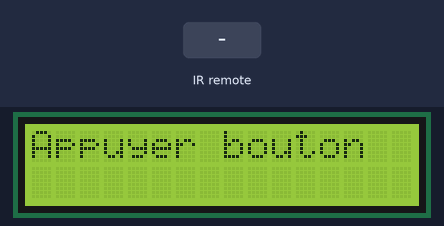
Simulated run of this sketch. Board: Arduino Uno, built with avr-gcc and run on an emulated ATmega328P. Shown: 16×2 character LCD. Inputs (shaded band) come from the test bench. What the sketch prints to the serial monitor is not drawn.

Above: at 1.2 s.
1.3 s: infrared code 0xC received
At 1.6 s:
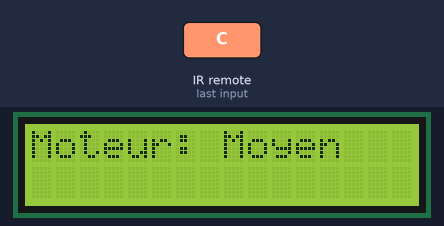
2.8 s: infrared code 0x18 received
At 4.0 s:
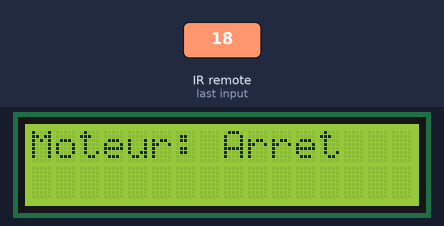
4.3 s: infrared code 0x5E received
At 5.1 s:
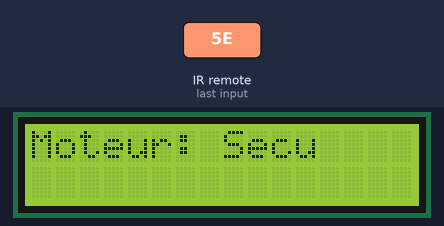
Timing chart, 0 to 7.3 s (numbered marks = the images above; inputs shaded):
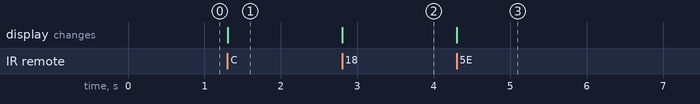

Measured:
- after the input at 1.3 s, the display: changes at once (image 1)
- after the input at 2.8 s, the display: changes at once (image 2)
- after the input at 4.3 s, the display: changes at once (image 3)

The sketch:

Ventilo.ino
```cpp
#include <IRremote.hpp> // Bibliothèque pour le récepteur infrarouge
#include <LiquidCrystal.h> // Bibliothèque pour l'écran LCD

#define IR_RECEIVE_PIN 3  // Broche pour le récepteur infrarouge
#define MOTOR_PIN 1       // Broche pour contrôler le moteur (PWM ou digital selon le type)

LiquidCrystal lcd(7, 8, 9, 10, 11, 12); // Initialisation de l'écran LCD
unsigned long previousMillis = 0;       // Stocke le temps écoulé pour les mises à jour
unsigned long displayMillis = 0;        // Stocke le temps écoulé pour la mise à jour de l'écran LCD
const unsigned long interval = 15;      // Intervalle pour les actions générales
const unsigned long displayInterval = 2000; // Temps pour maintenir les messages affichés sur l'écran

int motorSpeed = 0; // Stocke la vitesse actuelle du moteur
int currentCommand = -1; // Stocke la dernière commande reçue (-1 = aucune commande)

void setup() {
    Serial.begin(9600); // Initialisation de la communication série
    IrReceiver.begin(IR_RECEIVE_PIN, ENABLE_LED_FEEDBACK); // Démarrage du récepteur infrarouge
    pinMode(MOTOR_PIN, OUTPUT); // Définir la broche moteur comme sortie
    lcd.begin(16, 2); // Initialiser l'écran LCD
    lcd.print("Appuyer bouton"); // Message d'accueil
    displayMillis = millis(); // Initialiser le temps d'affichage du message
}

void loop() {
    unsigned long currentMillis = millis(); // Obtenir le temps actuel

    // Gérer les signaux infrarouges
    if (IrReceiver.decode()) {
        Serial.print("Code IR reçu : ");
        Serial.println(IrReceiver.decodedIRData.command, HEX); // Affiche le code IR dans le moniteur série

        currentCommand = IrReceiver.decodedIRData.command; // Stocker la commande actuelle
        IrReceiver.resume(); // Réinitialiser le récepteur pour un nouveau signal
        displayMillis = currentMillis; // Mettre à jour le temps de l'écran pour afficher une commande
    }

    // Appliquer l'action en fonction de la commande reçue
    if (currentCommand != -1) { // Vérifier s'il y a une commande active
        switch (currentCommand) {
            case 0xC: // Bouton 1 : Démarrer le moteur à vitesse moyenne
                motorSpeed = 128; // Vitesse moyenne (valeur PWM entre 0 et 255)
                analogWrite(MOTOR_PIN, motorSpeed); // Appliquer la vitesse au moteur
                lcd.setCursor(0, 0);
                lcd.print("Moteur: Moyen    ");
                break;
            case 0x18: // Bouton 2 : Arrêter le moteur
                motorSpeed = 0; // Vitesse zéro
                analogWrite(MOTOR_PIN, motorSpeed); // Arrêt du moteur
                lcd.setCursor(0, 0);
                lcd.print("Moteur: Arret    ");
                break;
            case 0x5E: // Bouton 3 : Arrêter le moteur (sécurité)
                motorSpeed = 0; // Arrêt complet
                analogWrite(MOTOR_PIN, motorSpeed);
                lcd.setCursor(0, 0);
                lcd.print("Moteur: Secu     ");
                break;
            default: // Commande inconnue
                lcd.setCursor(0, 0);
                lcd.print("Code inconnu     ");
                break;
        }
        currentCommand = -1; // Réinitialiser la commande après son exécution
    }

    // Effacer l'écran après l'intervalle défini
    if (currentMillis - displayMillis >= displayInterval) {
        lcd.setCursor(0, 1);
        lcd.print("                  "); // Efface la seconde ligne (ou une partie)
    }
}
```
